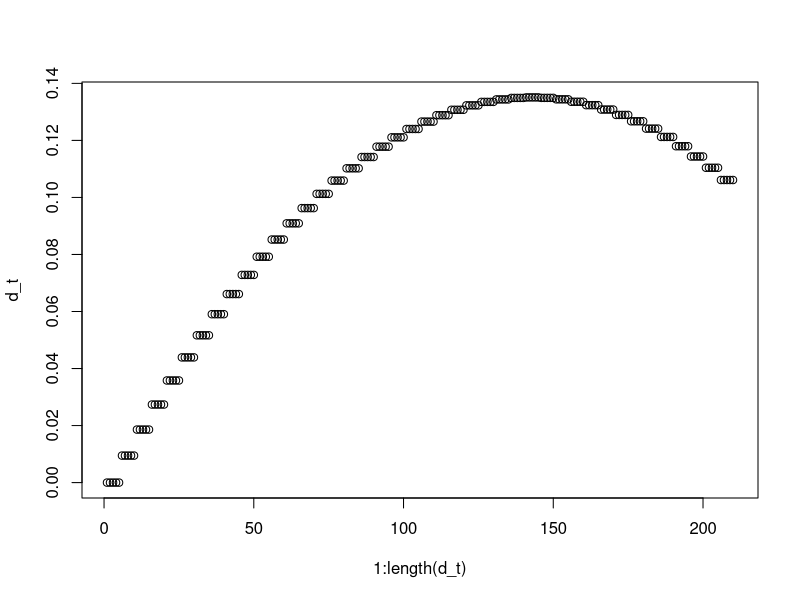

This chart was generated by the following R code:
# Continuous Outcome MRT sample size calculator
# From Liao et al 2016

rm(list = ls())

# Load necessary libraries
library(dplyr)
library(ggplot2)
library(MASS)
library(pwr)

# Set parameters
Time <- 210  # Total number of decision points (42 days * 5 times per day)
rho <- 0.4  # Randomization probability
availability <- 0.5  # Constant availability



create_z <- function(t) {
  Z <- matrix(0, nrow = 3, ncol = 1)
  Z <- c(1, floor((t-1)/5), floor((t-1)/5)^2)
  return(Z)
}

#calculate matrix Z and Q
Z <- matrix(0, nrow = Time, ncol = 3)
for (t in 1:Time) {
  Z[t,] <- c(1, floor((t-1)/5), floor((t-1)/5)^2)
}
Q <- t(Z) %*% diag(rep(availability,Time) * rep(rho, Time) * rep((1-rho), Time)) %*% Z

# Standardized treatment effect (d)
d <- c(0, 0.00964, -0.000172)
# d <- c(0, 0.01, -0.0002)
# beta_t <- matrix(rep(0.1, 210), ncol = 1)
# d <- solve(t(Z) %*% diag(rep(availability,Time)) %*% Z) %*% t(Z)  %*% diag(rep(availability,Time)) %*% beta_t

# Verify the max effect day
effect_by_day <- c()
for (i in 1:(Time/5)) {
  effect_by_day <- c(effect_by_day, t(create_z(i*5)) %*% d)
}
print(paste0("Maximum effect: ", which.max(effect_by_day)))

# Verify the d_bar
d_t <- numeric(0)
for (i in 1:Time) {
  d_t <- c(d_t, t(create_z(i)) %*% d)
}
print(paste0("d bar: ", sum(d_t)/ Time))

plot(1:length(d_t), d_t)

# Function to calculate sample size for given power and alpha
calculate_sample_size <- function(beta, alpha, d, Q) {
  p <- 3
  q <- 3
  # Calculate power function for given N
  power_function <- function(N) {
    
    #calculate the noncentraility parameter
    c_N <- N * t(d) %*% Q %*% d
    df1 <- p
    df2 <- N - q - p
    
    # Calculate the critical value for the F-distribution
    inv.f <- qf(1-alpha,df1,df2)
    inv.f <- qf((N-p-q) *(1-alpha) / p / (N-q-1),df1,df2)
    # Evaluate the left-hand side of the formula
    calc_power = 1-pf(inv.f,df1,df2,ncp = c_N)
    calc_power = 1 - p * (N-q-1) * pf(inv.f,df1,df2,ncp = c_N) / (N-p-q)
    #calc_power = 1 - pf( p * (N-q-1) * inv.f / (N-p-q),df1,df2,ncp = c_N)
    #print(paste0("Sample size: ", N, ", power: ", calc_power))
    return(calc_power - 0.8)
  }
  
  # Debugging: Print values at interval endpoints
  print(paste("Value at N=10:", power_function(10)))
  print(paste("Value at N=100:", power_function(1000)))
  
  # Calculate sample size for given power
  result <- uniroot(power_function, interval = c(10, 1000))
  

  return(ceiling(result$root))
}

# Desired power and significance level
beta <- 0.8
alpha <- 0.05

# Calculate sample size
sample_size <- calculate_sample_size(beta, alpha, d, Q)
 print(paste("Required sample size: ", sample_size))
